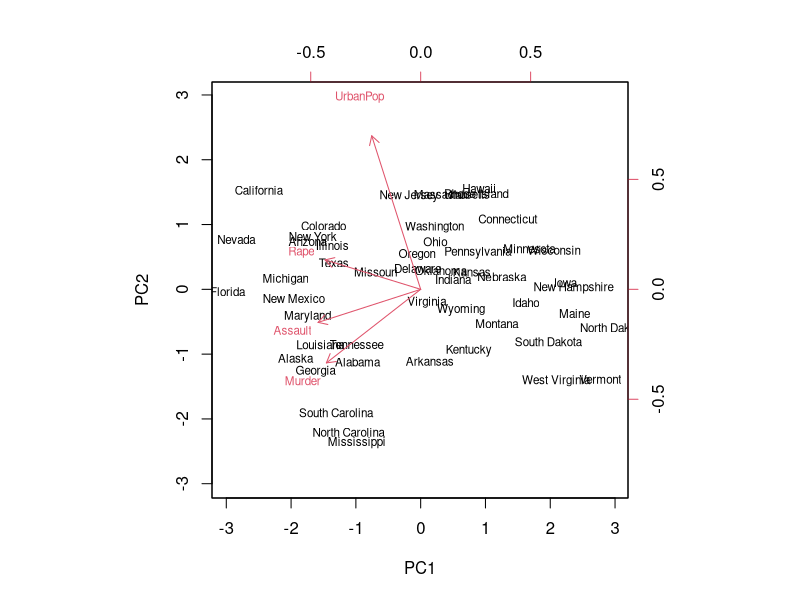
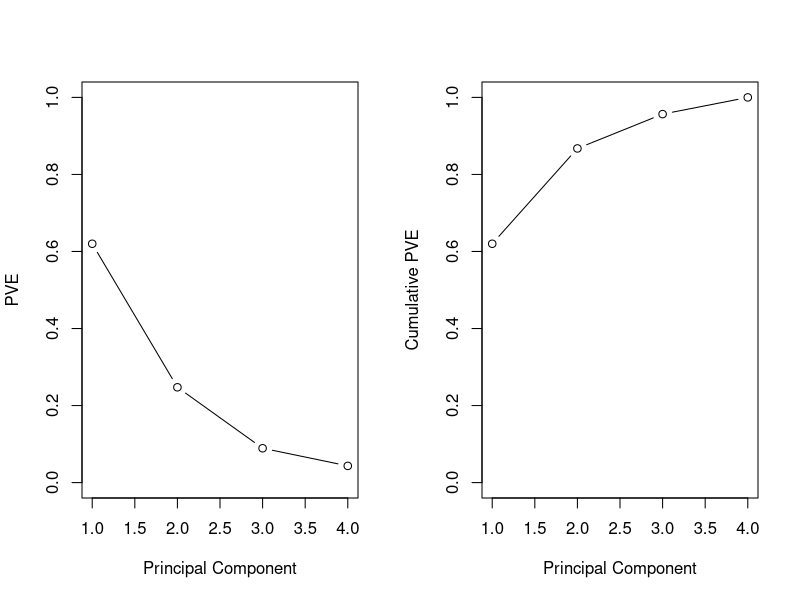

Source code (R) for these figures, in order:
## chap 7 Principal Component Analysis

## We perform PCA on the USArrests data set.
## The row of the data set contain 50 states, in alphabetical order.
states <-row.names(USArrests)
states
## The column of the data contain the four variables.
names(USArrests)
## 4 variables have vastly different means and variance, hence it is important to standarize the variables to have mean zero and std one before performing PCA.
apply(USArrests, 2, mean)
apply(USArrests, 2, var)
## prcomp() function is used to perform PCA
## By default, the prcomp() function centers the variables to have mean zero.
## By using the option scale=TRUE, we scale the variables to have deviation one.
pr_out <-prcomp(USArrests, scale=TRUE)
names(pr_out)
## The center and scale components correspond to the means and standard deviations of the variables that were used for scaling prior to implementing PCA.
pr_out$center
pr_out$scale
## The rotation matrix provides the principal component loadings, each column contaisn the corresponding PC loading vector.
pr_out$rotation
## The 50 by 4 matrix x has its columns the principal component score vectors, i.e. the kth column is the kth PC score vector.
dim(pr_out$x)
head(pr_out$x, 5)
## We can plot the first two principal components as follows
## The scale=0 argument to biplot() ensures that the arrows are scaled to represent the loadings,
## other values for scale give slightly different biplots with different interpretations.
biplot(pr_out, scale=0, cex=0.7)
## The summary function for prcomp() outputs show the standard deviation, 
## proportion ofvariance explained (PEV) of each principal component,
## and the cumulative PEV
summary(pr_out)
## We can plot the PVE, as well as the cumulative PVE, as follows.
par(mfrow = c(1, 2))
pr_imp <- summary(pr_out)$importance
plot(pr_imp[2,], xlab="Principal Component", 
		 ylab="PVE", ylim=c(0,1), type='b')
plot(pr_imp[3,], xlab="Principal Component", 
		 ylab="Cumulative PVE", ylim=c(0,1), type='b')
par(mfrow = c(1, 1))
